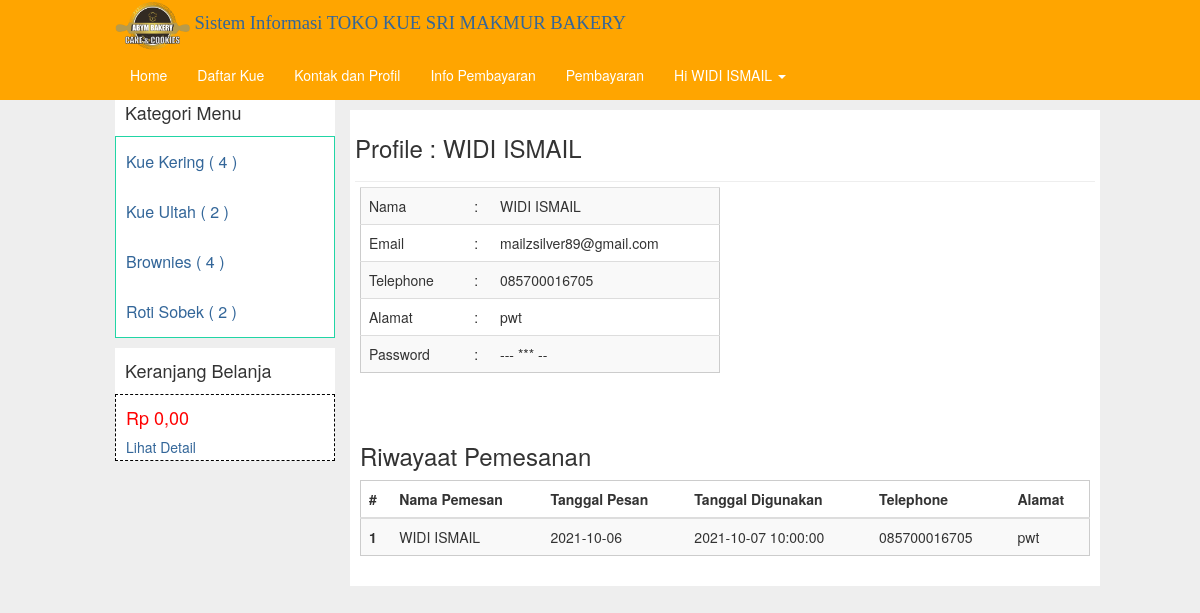
Screenshot of /profile.php (signed in) with the database file from the repository.
### tables this page shows
CREATE TABLE `user` (
  `id` int(5) NOT NULL,
  `nama` varchar(50) NOT NULL,
  `email` varchar(75) NOT NULL,
  `telephone` varchar(20) NOT NULL,
  `alamat` text NOT NULL,
  `password` varchar(100) NOT NULL,
  `status` enum('user','admin') NOT NULL
);

CREATE TABLE `kategori_produk` (
  `id` int(3) NOT NULL,
  `nama` varchar(100) NOT NULL,
  `deskripsi` text NOT NULL
);

CREATE TABLE `pesanan` (
  `id` int(5) NOT NULL,
  `tanggal_pesan` datetime NOT NULL,
  `tanggal_digunakan` datetime NOT NULL,
  `user_id` int(5) NOT NULL,
  `nama` varchar(100) NOT NULL,
  `penerima` varchar(64) NOT NULL,
  `alamat` text NOT NULL,
  `kota` varchar(255) NOT NULL,
  `ongkir` int(11) NOT NULL,
  `telephone` varchar(20) NOT NULL,
  `read` enum('0','1') NOT NULL,
  `status` enum('lunas','belum lunas','','') NOT NULL
);

### inc/config.php (called while the page is built, shortened)
<?php
$url = "";
$no = 1;

### profile.php (the view, shortened to what this page needs)
 <?php
	include"inc/config.php";
	include"layout/header.php";
	$q = mysql_query("select * from pesanan where user_id='$_SESSION[iam_user]'");
?>
		<div class="col-md-9">
			<div class="row">
			<div class="col-md-12 content-menu" style="margin-top:20px;">
			<h3>Profile : <?php echo $user->nama; ?></h3>
				<hr>
				<div class="col-md-6	 content-menu" style="margin-top:-20px;">
				 <table class="table table-striped">
					<tr>
						<td>Nama</td>
						<td>:</td>
						<td><?php echo $user->nama; ?></td>
					</tr>
					<tr>
						<td>Email</td>
						<td>:</td>
						<td><?php echo $user->email; ?></td>
					</tr>
					<tr>
						<td>Telephone</td>
						<td>:</td>
						<td><?php echo $user->telephone; ?></td>
					</tr>
					<tr>
						<td>Alamat</td>
						<td>:</td>
						<td><?php echo $user->alamat; ?></td>
					</tr>
					<tr>
						<td>Password</td>
						<td>:</td>
						<td>--- *** --</td>
					</tr>
				 </table>
				</div>
				<div class="col-md-12 content-menu" style="margin-top:20px;">
				<h3>Riwayaat Pemesanan </h3>
					<table class="table table-striped table-hove">
			<thead>
				<tr>
					<th>#</th>
					<th>Nama Pemesan</th>
					<th>Tanggal Pesan</th>
					<th>Tanggal Digunakan</th>
					<th>Telephone</th>
					<th>Alamat</th>
				</tr>
			</thead>
			<tbody>
		<?php while($data=mysql_fetch_object($q)){ ?>
				<tr <?php if($data->read == 0 ){ echo 'style="background:#cce9f8 !important;"'; } ?> >
					<th scope="row"><?php echo $no++; ?></th>
					<td><?php echo $data->nama ?></td>
					<td><?php echo substr($data->tanggal_pesan,0,10) ?></td>
					<td><?php echo $data->tanggal_digunakan ?></td>
					<td><?php echo $data->telephone ?></td>
					<td><?php echo $data->alamat ?></td>
				</tr>
		<?php } ?>
			</tbody>
		</table>
				</div>
			</div>
			</div>
		</div>
<?php include"layout/footer.php"; ?>

### layout/header.php (shortened to what this page needs)
<!DOCTYPE html>
<html lang="en">
  <head>
    <link href="assets/bootstrap/css/bootstrap.css" rel="stylesheet">
    <link href="assets/bootstrap/css/datetimepicker.css" rel="stylesheet">
    <link href="assets/css/navbar-fixed-top.css" rel="stylesheet">
    <link href="assets/css/full-slider.css" rel="stylesheet">
    <link href="assets/css/style.css" rel="stylesheet">
  </head>
  <body>
    <nav class="navbar navbar-default navbar-fixed-top navbar-blue" style="background-color: orange">
      <div class="container">
        <div class="navbar-header">
    <header class="header" >
            <div class="logo-container">
    <a href="" class="logo" style="text-decoration: none; font-size: 14pt; font-family: verdana;">
        <img src="<?php echo $url.'assets/img/LOGO.png'; ?>" height="50" />
        <span class="hidden-xs" > Sistem Informasi TOKO KUE SRI MAKMUR  BAKERY</span>
                </a>
            </div>
        <div id="navbar" class="navbar-collapse collapse">
          <ul class="nav navbar-nav navbar-right">
            <li><a href="index.php">Home</a></li>
            <li><a href="menu.php">Daftar Kue </a></li>
            <li><a href="kontak.php">Kontak dan Profil</a></li>
            <li><a href="info.php">Info Pembayaran</a></li>
            <?php if(!empty($_SESSION['iam_user'])){ ?>
			<?php
				$user = mysql_fetch_object(mysql_query("select * from user where id='$_SESSION[iam_user]'"));
			?>
      <li><a href="pembayaran.php">Pembayaran</a></li>
			<li class="dropdown">
              <a href="#" class="dropdown-toggle" data-toggle="dropdown" role="button" aria-haspopup="true" aria-expanded="false">Hi <?php echo $user->nama; ?> <span class="caret"></span></a>
            </li>
			<?php } ?>
          </ul>
        </div>
      </div>
    </nav>
	<div class="container" style="margin-top:20px;">
	<div class="row">
		<div class="col-md-3">
			<div style="background:#ffffff; width:100%; height:auto; padding-top:3px;padding-bottom:3px; padding-left:10px;">
			<h4>Kategori Menu</h4>
			</div>
			<ul class="kategori">
				<?php
					$kategori = mysql_query("SELECT * FROM kategori_produk");
					while($data = mysql_fetch_array($kategori)){
				?>
					<li><a href="<?php echo $url; ?>menu.php?kategori=<?php echo $data['id'] ?>"><?php echo $data['nama']; ?> (
					<?php
						$ck = mysql_num_rows(mysql_query("SELECT * FROM produk WHERE kategori_produk_id='$data[id]'"));
						if($ck > 0){ echo $ck; }else{ echo 0; } ?>
					)</a></li>
				<?php } ?>
			</ul>
			<div style="background:#ffffff; width:100%; height:auto; padding-top:3px;padding-bottom:3px; padding-left:10px;">
				<h4>Keranjang Belanja</h4>
			</div>
			<div style="background:#ffffff; width:100%; height:auto; padding-top:3px;padding-bottom:3px; padding-left:10px; border: 1px dashed #000;">
			<?php
                            if(isset($_SESSION['cart'])){
                                $total = 0;
                                $cart = unserialize($_SESSION['cart']);
                                if($cart == ''){
                                    $cart = [];
                                }
                                foreach($cart as $id => $qty){
                                    $product = mysql_fetch_array(mysql_query("select * from produk WHERE id='$id'"));
                                    if(isset($product)){
                                       $t = $qty * $product['harga'];
                                       $total += $t;
                                    }
                                }
                                echo '<h4 style="color:#f00;">Rp '. number_format($total, 2, ',', '.') .'</h4>';
                            }else{
                                echo '<h4 style="color:#f00;">Rp 0,00</h4>';
                            }
                        ?>
				<a href="<?php echo $url; ?>keranjang.php">Lihat Detail</a>
			</div>
			<div class="col-md-16">
				<br/>
			</div>
		</div>

### assets/css/navbar-fixed-top.css (style rules this page uses)
body { padding-top: 70px; }

### assets/css/style.css (style rules this page uses)
@media (min-width: 768px) { .container { width: 750px; } }
@media (min-width: 992px) { .container { width: 970px; } }
@media (min-width: 1200px) { .container { width: 1000px; } }
.kategori li { list-style:none; margin-left:-40px; font-size:16px; line-height:30px; }
.content-menu { background-color: #FFF; padding:5px; }
.table { border:1px solid#CCC; }
table td, table th { padding:10px; font-size: 14px; }
* { transition: all 200ms ease-in-out; }
body { background-color: #EEE; }
.navbar-blue { background-color: #21D5A5; border:none; color: #FFF; }
.navbar-blue .navbar-nav li > a { color:#FFF; }
.kategori { border:1px solid#21D5A5; background-color: #FFF; }
.kategori li { padding:10px; }

### rows the page displays
user: nama "WIDI ISMAIL", email "mailzsilver89@gmail.com", telephone "085700016705", alamat "pwt"
kategori_produk: nama "Kue Kering", ck "4"
kategori_produk: nama "Kue Ultah", ck "2"
kategori_produk: nama "Brownies", ck "4"
kategori_produk: nama "Roti Sobek", ck "2"
pesanan: nama "WIDI ISMAIL", tanggal_pesan "2021-10-06", tanggal_digunakan "2021-10-07 10:00:00", telephone "085700016705", alamat "pwt"
